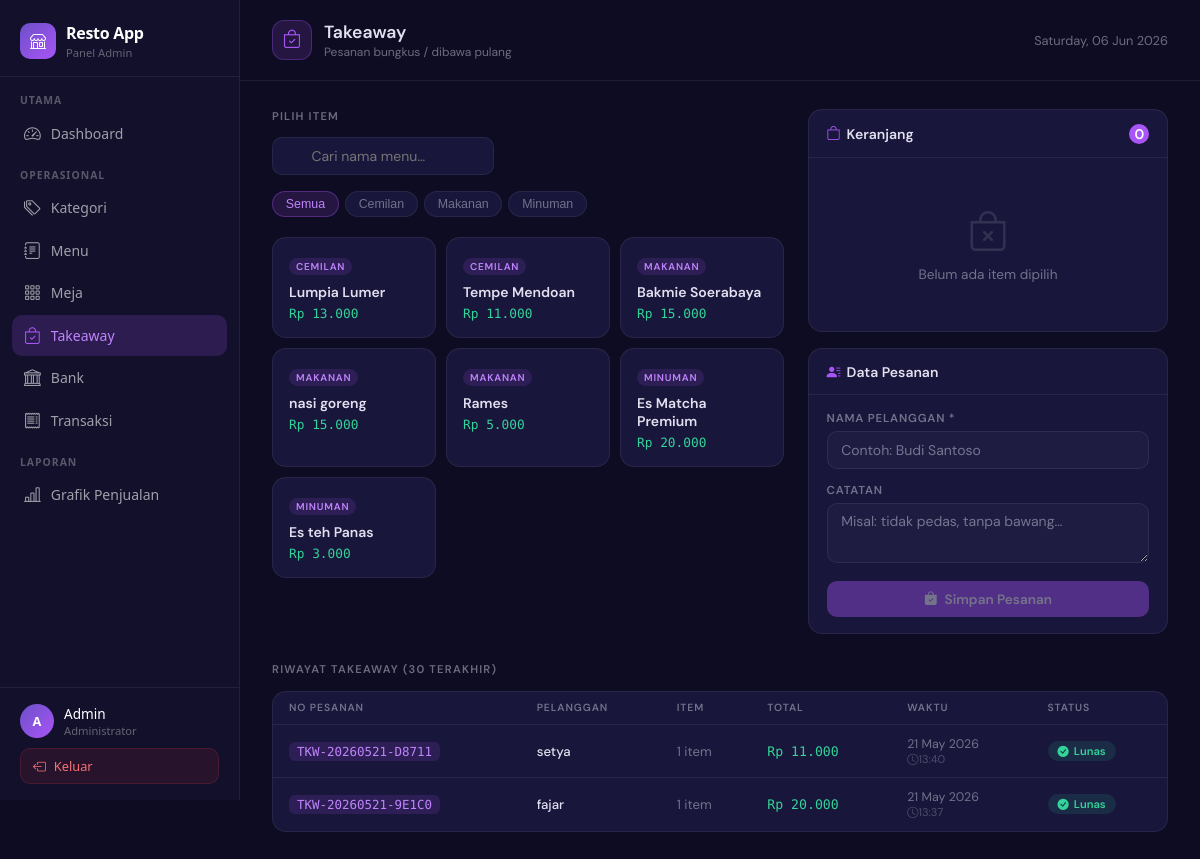
Screenshot of /admin/takeaway.php (signed in) with the database file from the repository.
### tables this page shows
CREATE TABLE `menu` (
  `id_menu` int(11) NOT NULL AUTO_INCREMENT,
  `id_kategori` int(11) DEFAULT NULL,
  `nama_menu` varchar(100) DEFAULT NULL,
  `harga` int(11) DEFAULT NULL,
  `stok` int(11) DEFAULT NULL,
  `foto` varchar(255) DEFAULT NULL,
  `status` enum('aktif','nonaktif') DEFAULT 'aktif',
  PRIMARY KEY (`id_menu`),
  KEY `id_kategori` (`id_kategori`),
  CONSTRAINT `menu_ibfk_1` FOREIGN KEY (`id_kategori`) REFERENCES `kategori` (`id_kategori`)
);

CREATE TABLE `kategori` (
  `id_kategori` int(11) NOT NULL AUTO_INCREMENT,
  `nama_kategori` varchar(100) DEFAULT NULL,
  `status` enum('aktif','nonaktif') DEFAULT 'aktif',
  PRIMARY KEY (`id_kategori`)
);

CREATE TABLE `transaksi` (
  `id_transaksi` int(11) NOT NULL AUTO_INCREMENT,
  `no_pesanan` varchar(100) DEFAULT NULL,
  `nama_pelanggan` varchar(100) DEFAULT NULL,
  `nomor_meja` varchar(20) DEFAULT NULL,
  `metode_pembayaran` enum('qris','tunai') DEFAULT NULL,
  `status_pembayaran` enum('pending','dibayar','gagal') DEFAULT 'pending',
  `status_pesanan` enum('menunggu','diproses','diantar','selesai','gagal') DEFAULT 'menunggu',
  `total` int(11) DEFAULT NULL,
  `tanggal` timestamp NOT NULL DEFAULT current_timestamp(),
  `bukti_pembayaran` varchar(255) DEFAULT NULL,
  `catatan` text DEFAULT NULL,
  `waktu_diantar` datetime DEFAULT NULL,
  `waktu_selesai` datetime DEFAULT NULL,
  PRIMARY KEY (`id_transaksi`)
);

### admin/takeaway.php (the view, shortened to what this page needs)
<?php
include '../config/koneksi.php';
$menus_db = mysqli_query($conn, "
    SELECT m.id_menu, m.nama_menu, m.harga, m.stok, k.nama_kategori
    FROM menu m
    JOIN kategori k ON m.id_kategori = k.id_kategori
    WHERE m.status = 'aktif'
    ORDER BY k.nama_kategori, m.nama_menu
");
$menu_list = [];
while ($row = mysqli_fetch_assoc($menus_db)) $menu_list[] = $row;
$riwayat = mysqli_query($conn, "
    SELECT t.id_transaksi, t.no_pesanan, t.nama_pelanggan,
           t.total, t.status_pembayaran, t.tanggal,
           COUNT(dt.id_detail) AS jml_item
    FROM transaksi t
    LEFT JOIN detail_transaksi dt ON t.id_transaksi = dt.id_transaksi
    WHERE t.no_pesanan LIKE 'TKW-%'
    GROUP BY t.id_transaksi
    ORDER BY t.tanggal DESC
    LIMIT 30
");
?>
<!DOCTYPE html>
<html lang="id">
<head>
  <link rel="stylesheet" href="https://cdn.jsdelivr.net/npm/bootstrap-icons@1.11.3/font/bootstrap-icons.min.css">
</head>
<body>
<?php include 'sidebar.php'; ?>
<div class="page-wrap">
  <div class="topbar">
    <div class="topbar-title">
      <div class="topbar-icon"><i class="bi bi-bag-check"></i></div>
      <div>
        <h1>Takeaway</h1>
        <p>Pesanan bungkus / dibawa pulang</p>
      </div>
    </div>
    <div style="font-size:0.8rem;color:var(--txt-sub);">
      <?= date('l, d M Y') ?>
    </div>
  </div>
  <div class="main-content">
    <div>
      <div class="section-title">Pilih Item</div>
      <div class="search-bar">
        <div class="search-wrap" style="flex:1;">
          <input type="text" class="search-input" id="searchInput" placeholder="Cari nama menu…">
        </div>
      </div>
      <div class="filter-tabs">
        <button class="filter-tab active" data-cat="semua">Semua</button>
        <?php foreach ($menu_list as $m): ?>
          <?php
            static $shown_cats = [];
            if (!in_array($m['nama_kategori'], $shown_cats)) {
              $shown_cats[] = $m['nama_kategori'];
          ?>
          <button class="filter-tab" data-cat="<?= htmlspecialchars($m['nama_kategori']) ?>">
            <?= htmlspecialchars($m['nama_kategori']) ?>
          </button>
          <?php } ?>
        <?php endforeach; ?>
      </div>
      <div class="menu-grid" id="menuGrid">
        <?php foreach ($menu_list as $m): ?>
        <div class="menu-card"
             data-id="<?= $m['id_menu'] ?>"
             data-nama="<?= htmlspecialchars($m['nama_menu']) ?>"
             data-harga="<?= $m['harga'] ?>"
             data-cat="<?= htmlspecialchars($m['nama_kategori']) ?>"
             onclick="addToCart(this)">
          <span class="cat-badge"><?= htmlspecialchars($m['nama_kategori']) ?></span>
          <div class="menu-name"><?= htmlspecialchars($m['nama_menu']) ?></div>
          <div class="menu-price">Rp <?= number_format($m['harga'], 0, ',', '.') ?></div>
        </div>
        <?php endforeach; ?>
      </div>
    </div>
    <div class="right-panel">
      <div class="card">
        <div class="card-header">
          <span><i class="bi bi-bag" style="color:var(--accent);margin-right:6px;"></i>Keranjang</span>
          <span class="badge" id="cartCount">0</span>
        </div>
        <div class="card-body">
          <div id="cartEmpty" class="cart-empty">
            <i class="bi bi-bag-x"></i>
            Belum ada item dipilih
          </div>
        </div>
      </div>
      <div class="card">
        <div class="card-header">
          <span><i class="bi bi-person-lines-fill" style="color:var(--accent);margin-right:6px;"></i>Data Pesanan</span>
        </div>
        <div class="card-body">
          <form method="POST" enctype="multipart/form-data">
            <div class="form-group">
              <label class="form-label">Nama Pelanggan *</label>
              <input type="text" name="nama_pelanggan" class="form-control" placeholder="Contoh: Budi Santoso" required>
            </div>
            <div class="form-group">
              <label class="form-label">Catatan</label>
              <textarea name="catatan" class="form-control" placeholder="Misal: tidak pedas, tanpa bawang…"></textarea>
            </div>
            <button type="submit" class="btn btn-primary" id="btnSimpan" disabled>
              <i class="bi bi-bag-check-fill"></i> Simpan Pesanan
            </button>
          </form>
        </div>
      </div>
    </div>
  </div>
  <div class="riwayat-section">
    <div class="section-title">Riwayat Takeaway (30 terakhir)</div>
    <div class="card">
      <div class="riwayat-table-wrap">
        <table class="riwayat">
          <thead>
            <tr>
              <th>No Pesanan</th>
              <th>Pelanggan</th>
              <th>Item</th>
              <th>Total</th>
              <th>Waktu</th>
              <th>Status</th>
            </tr>
          </thead>
          <tbody>
            <?php if ($riwayat && mysqli_num_rows($riwayat) > 0): ?>
              <?php while ($r = mysqli_fetch_assoc($riwayat)):
                $tgl     = $r['tanggal'] ?? '';
                $tgl_f   = $tgl ? date('d M Y', strtotime($tgl)) : '-';
                $jam_f   = $tgl ? date('H:i',   strtotime($tgl)) : '';
                $sp      = $r['status_pembayaran'] ?? 'pending';
                $badge   = match($sp) {
                  'dibayar' => '<span class="status-pill pill-selesai"><i class="bi bi-check-circle-fill"></i> Lunas</span>',
                  'gagal'   => '<span class="status-pill" style="background:var(--red-lo);color:var(--red);"><i class="bi bi-x-circle-fill"></i> Gagal</span>',
                  default   => '<span class="status-pill" style="background:rgba(251,191,36,0.12);color:var(--amber);"><i class="bi bi-hourglass-split"></i> Pending</span>',
                };
              ?>
              <tr>
                <td><span class="kode-tag"><?= htmlspecialchars($r['no_pesanan'] ?? '-') ?></span></td>
                <td style="font-weight:500;"><?= htmlspecialchars($r['nama_pelanggan'] ?? '-') ?></td>
                <td style="color:var(--txt-sub);"><?= $r['jml_item'] ?> item</td>
                <td style="font-family:var(--mono);color:var(--green);">
                  Rp <?= number_format($r['total'], 0, ',', '.') ?>
                </td>
                <td style="color:var(--txt-sub);font-size:0.775rem;">
                  <div><?= $tgl_f ?></div>
                  <?php if ($jam_f): ?><div style="font-size:0.7rem;opacity:.6;"><i class="bi bi-clock me-1"></i><?= $jam_f ?></div><?php endif; ?>
                </td>
                <td><?= $badge ?></td>
              </tr>
              <?php endwhile; ?>
            <?php endif; ?>
          </tbody>
        </table>
      </div>
    </div>
  </div>
</div>
</body>
</html>

### rows the page displays
menu: id_kategori.nama_kategori "Cemilan", id_kategori.nama_kategori "CEMILAN", nama_menu "Lumpia Lumer", harga "13.000"
menu: id_kategori.nama_kategori "Makanan", id_kategori.nama_kategori "MAKANAN", nama_menu "Bakmie Soerabaya", harga "15.000"
menu: id_kategori.nama_kategori "Minuman", id_kategori.nama_kategori "MINUMAN", nama_menu "Es Matcha Premium", harga "20.000"
menu: id_kategori.nama_kategori "CEMILAN", nama_menu "Tempe Mendoan", harga "11.000"
menu: id_kategori.nama_kategori "MAKANAN", nama_menu "nasi goreng", harga "15.000"
menu: id_kategori.nama_kategori "MAKANAN", nama_menu "Rames", harga "5.000"
menu: id_kategori.nama_kategori "MINUMAN", nama_menu "Es teh Panas", harga "3.000"
transaksi: no_pesanan "TKW-20260521-D8711", nama_pelanggan "setya", jml_item "1", total "11.000", tanggal "21 May 2026", tanggal "13:40", status_pembayaran "Lunas"
transaksi: no_pesanan "TKW-20260521-9E1C0", nama_pelanggan "fajar", jml_item "1", total "20.000", tanggal "21 May 2026", tanggal "13:37", status_pembayaran "Lunas"

### other values shown
$section "UTAMA"
$m['label'] "Dashboard"
$section "OPERASIONAL"
$m['label'] "Kategori"
$m['label'] "Menu"
$m['label'] "Meja"
$m['label'] "Takeaway"
$m['label'] "Bank"
$m['label'] "Transaksi"
$section "LAPORAN"
$m['label'] "Grafik Penjualan"
substr($_SESSION['nama'] ?? 'A', 0, 1) "A"
$_SESSION['nama'] "Admin"
